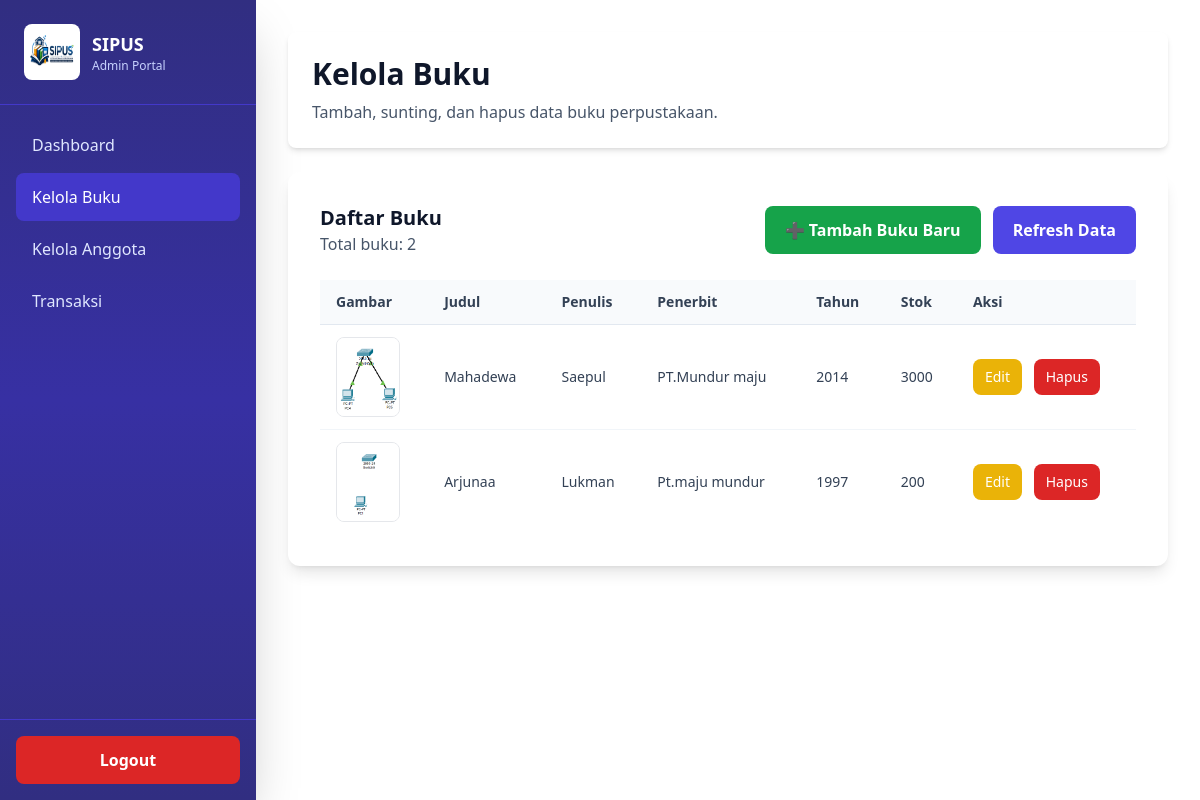
The page /Perpustakaan-dika/admin/kelola_buku.php (signed in) on the database its author committed.
### tables this page shows
CREATE TABLE `buku` (
  `id_buku` int(11) NOT NULL,
  `judul` varchar(100) NOT NULL,
  `gambar` varchar(255) DEFAULT NULL,
  `penulis` varchar(100) DEFAULT NULL,
  `penerbit` varchar(100) DEFAULT NULL,
  `tahun` int(11) DEFAULT NULL,
  `stok` int(11) DEFAULT 0
);

### Perpustakaan-dika/admin/kelola_buku.php (the view, shortened to what this page needs)
<?php
include '../config.php/config.php';
$books = [];
$query = "SELECT * FROM buku ORDER BY id_buku DESC";
$result = mysqli_query($koneksi, $query);
if ($result) {
    while ($row = mysqli_fetch_assoc($result)) {
        $books[] = $row;
    }
} else {
    $error = 'Gagal memuat data buku: ' . mysqli_error($koneksi);
}
?>
<!DOCTYPE html>
<html lang="id">
<head>
    <script src="https://cdn.tailwindcss.com"></script>
</head>
<body class="bg-slate-50">
    <div class="flex h-screen bg-white">
        <aside class="w-64 bg-gradient-to-b from-indigo-900 via-indigo-800 to-indigo-900 text-white shadow-2xl flex flex-col">
            <div class="p-6 flex items-center gap-3 border-b border-indigo-700">
                <img src="../img/logosipus.png" alt="SIPUS Logo" class="h-14 w-14 rounded-lg bg-white p-1" />
                <div>
                    <p class="font-bold text-lg">SIPUS</p>
                    <p class="text-xs text-indigo-200">Admin Portal</p>
                </div>
            </div>
            <nav class="flex-1 flex flex-col gap-1 p-4">
                <a href="dashboard.php" class="px-4 py-3 rounded-lg hover:bg-indigo-700 text-indigo-100 transition duration-200 flex items-center gap-2">
                    Dashboard
                </a>
                <a href="kelola_buku.php" class="px-4 py-3 rounded-lg bg-indigo-700 text-white font-medium transition duration-200 flex items-center gap-2">
                    Kelola Buku
                </a>
                <a href="kelola_anggota.php" class="px-4 py-3 rounded-lg hover:bg-indigo-700 text-indigo-100 transition duration-200 flex items-center gap-2">
                    Kelola Anggota
                </a>
                <a href="transaksi.php" class="px-4 py-3 rounded-lg hover:bg-indigo-700 text-indigo-100 transition duration-200 flex items-center gap-2">
                    Transaksi
                </a>
            </nav>
            <div class="border-t border-indigo-700 p-4">
                <a href="../auth/logout.php" class="w-full px-4 py-3 bg-red-600 hover:bg-red-700 text-white font-semibold rounded-lg transition duration-200 flex items-center justify-center gap-2">
                     Logout
                </a>
            </div>
        </aside>
        <main class="flex-1 overflow-auto">
            <div class="p-8 h-full">
                <div class="max-w-6xl w-full mx-auto">
                    <div class="bg-white rounded-lg shadow-md p-6 mb-6">
                    <h2 class="text-3xl font-bold text-slate-900">Kelola Buku</h2>
                    <p class="text-slate-600 mt-2">Tambah, sunting, dan hapus data buku perpustakaan.</p>
                </div>
                <div class="bg-white rounded-xl shadow-lg p-8 mb-8">
                    <div class="flex flex-col md:flex-row md:items-center md:justify-between gap-4 mb-6">
                        <div>
                            <h3 class="text-xl font-semibold text-slate-900">Daftar Buku</h3>
                            <p class="text-slate-600">Total buku: <?php echo count($books); ?></p>
                        </div>
                        <div class="flex flex-col gap-3 sm:flex-row">
                            <a href="buku_tambah.php" class="bg-green-600 text-white px-5 py-3 rounded-lg font-semibold hover:bg-green-700 transition">
                                ➕ Tambah Buku Baru
                            </a>
                            <a href="kelola_buku.php" class="bg-indigo-600 text-white px-5 py-3 rounded-lg font-semibold hover:bg-indigo-700 transition">
                                Refresh Data
                            </a>
                        </div>
                    </div>
                    <?php if (count($books) > 0): ?>
                        <div class="overflow-x-auto">
                            <table class="min-w-full divide-y divide-slate-200">
                                <thead class="bg-slate-50">
                                    <tr>
                                        <th class="px-4 py-3 text-left text-sm font-semibold text-slate-700">Gambar</th>
                                        <th class="px-4 py-3 text-left text-sm font-semibold text-slate-700">Judul</th>
                                        <th class="px-4 py-3 text-left text-sm font-semibold text-slate-700">Penulis</th>
                                        <th class="px-4 py-3 text-left text-sm font-semibold text-slate-700">Penerbit</th>
                                        <th class="px-4 py-3 text-left text-sm font-semibold text-slate-700">Tahun</th>
                                        <th class="px-4 py-3 text-left text-sm font-semibold text-slate-700">Stok</th>
                                        <th class="px-4 py-3 text-left text-sm font-semibold text-slate-700">Aksi</th>
                                    </tr>
                                </thead>
                                <tbody class="divide-y divide-slate-100">
                                    <?php foreach ($books as $book): ?>
                                        <tr class="hover:bg-slate-50">
                                            <td class="px-4 py-3 text-sm text-slate-700">
                                                <?php if (!empty($book['gambar'])): ?>
                                                    <img src="<?php echo htmlspecialchars($book['gambar']); ?>" alt="Gambar Buku" class="h-20 w-16 object-cover rounded-lg border" />
                                                <?php else: ?>
                                                    <span class="text-slate-500">Tidak ada</span>
                                                <?php endif; ?>
                                            </td>
                                            <td class="px-4 py-3 text-sm text-slate-700"><?php echo htmlspecialchars($book['judul']); ?></td>
                                            <td class="px-4 py-3 text-sm text-slate-700"><?php echo htmlspecialchars($book['penulis']); ?></td>
                                            <td class="px-4 py-3 text-sm text-slate-700"><?php echo htmlspecialchars($book['penerbit']); ?></td>
                                            <td class="px-4 py-3 text-sm text-slate-700"><?php echo htmlspecialchars($book['tahun']); ?></td>
                                            <td class="px-4 py-3 text-sm text-slate-700"><?php echo htmlspecialchars($book['stok']); ?></td>
                                            <td class="px-4 py-3 text-sm text-slate-700 space-x-2">
                                                <a href="buku_edit.php?id=<?php echo intval($book['id_buku']); ?>" class="inline-flex items-center rounded-lg bg-yellow-500 px-3 py-2 text-white hover:bg-yellow-600 transition">Edit</a>
                                                <form action="buku_hapus.php" method="post" class="inline-block" onsubmit="return confirm('Yakin ingin menghapus buku ini?');">
                                                    <button type="submit" class="rounded-lg bg-red-600 px-3 py-2 text-white hover:bg-red-700 transition">Hapus</button>
                                                </form>
                                            </td>
                                        </tr>
                                    <?php endforeach; ?>
                                </tbody>
                            </table>
                        </div>
                    <?php else: ?>
                        <div class="rounded-xl border border-slate-200 p-6 text-slate-600">
                            Tidak ada data buku yang dapat ditampilkan.
                        </div>
                    <?php endif; ?>
                </div>
            </div>
        </main>
    </div>
</body>
</html>

### rows shown on the page
buku: gambar (picture), judul "Mahadewa", penulis "Saepul", penerbit "PT.Mundur maju", tahun "2014", stok "3000"
buku: gambar (picture), judul "Arjunaa", penulis "Lukman", penerbit "Pt.maju mundur", tahun "1997", stok "200"

### other values the page prints
count($books) "2"
